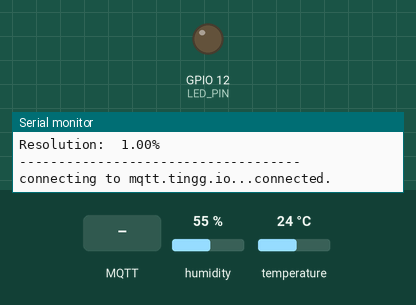
This sketch was run on a simulated ESP32. On the bench: output pins drawn as LEDs (lit = HIGH), the last lines printed to the serial monitor. The test bench sets the inputs (shaded band); at power-on: humidity 55 %, temperature 24 °C. WiFi joins after 1.5 s; servers stay silent unless stated; no MQTT or app messages arrive unless stated.

Above: at 2.7 s.
2.8 s: MQTT message "1" arrives on the first subscribed topic
At 3.2 s:
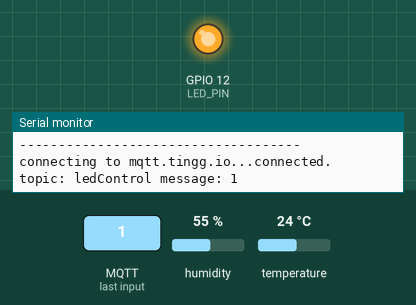
4.3 s: MQTT message "0" arrives on the first subscribed topic
At 5.5 s:
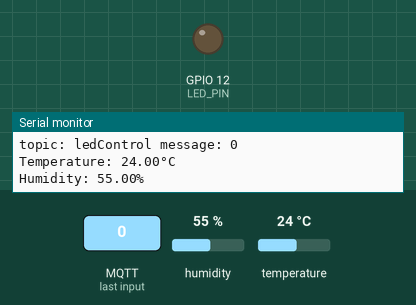
Timing chart, 0 to 7.3 s (numbered marks = the images above; inputs shaded):
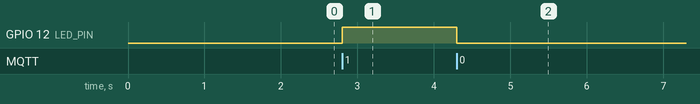

The sketch:

mqtt_esp32_DHT11.ino
```cpp
#include <WiFi.h>
#include <PubSubClient.h>
#include "credentials.h"

#include <Adafruit_Sensor.h>
#include <DHT.h>
#include <DHT_U.h>


#define LED_PIN   12

#define DHTPIN 32     // Digital pin connected to the DHT sensor
#define DHTTYPE    DHT11     // DHT 11

const char* ssid = networkSSID;
const char* password = networkPASSWORD;
const char* mqttServer = mqttSERVER;
const char* mqttUsername = mqttUSERNAME;
const char* mqttPassword = thingKEY;
const char* mqttDeviceId = thingID;

char subTopic[] = "ledControl";     //payload[0] will control/set LED
char pubTopic[] = "ledState";       //payload[0] will have ledState value
char temperatureTopic[] = "temperature";
char humidityTopic[] = "humidity";

WiFiClient wifiClient;
PubSubClient client(wifiClient);
long lastMsg = 0;
char msg[50];
int value = 0;
int ledState = 0;

DHT_Unified dht(DHTPIN, DHTTYPE);


void setup_wifi()
{
  delay(10);

  Serial.println();
  Serial.print("Connecting to wifi ");
  Serial.println(ssid);

  WiFi.begin(ssid, password);

  while (WiFi.status() != WL_CONNECTED)
  {
    delay(500);
    Serial.print(".");
  }

  randomSeed(micros());

  Serial.println("");
  Serial.println("WiFi connected");
  Serial.println("IP address: ");
  Serial.println(WiFi.localIP());
}

void callback(char* topic, byte* payload, unsigned int length)
{
  Serial.print("topic: ");
  Serial.print(topic);
  Serial.print(" message: ");
  for (int i = 0; i < length; i++)
  {
    Serial.print((char)payload[i]);
  }
  Serial.println();

  if ((char)payload[0] == '1')
  {
    digitalWrite(LED_PIN, HIGH);
    ledState = 1;
    char payLoad[1];
    itoa(ledState, payLoad, 10);
    client.publish(pubTopic, payLoad);
  }
  else
  {
    digitalWrite(LED_PIN, LOW);
    ledState = 0;
    char payLoad[1];
    itoa(ledState, payLoad, 10);
    client.publish(pubTopic, payLoad);
  }

}

void reconnect()
{
  while (!client.connected())
  {
    Serial.print("connecting to mqtt.tingg.io...");

    if (client.connect(mqttDeviceId, mqttUsername, mqttPassword))
    {
      Serial.println("connected.");
      client.subscribe(subTopic);
    } else
    {
      Serial.print("failed, rc=");
      Serial.print(client.state());
      Serial.println(" try again in 5 seconds");
      delay(5000);
    }
  }
}

void setup()
{
  pinMode(LED_PIN, OUTPUT);
  Serial.begin(115200);
  setup_wifi();
  client.setServer(mqttServer, 1883);
  client.setCallback(callback);

  dht.begin();
  // Print temperature sensor details.
  sensor_t sensor;
  dht.temperature().getSensor(&sensor);
  Serial.println(F("------------------------------------"));
  Serial.println(F("Temperature Sensor"));
  Serial.print  (F("Sensor Type: ")); Serial.println(sensor.name);
  Serial.print  (F("Driver Ver:  ")); Serial.println(sensor.version);
  Serial.print  (F("Unique ID:   ")); Serial.println(sensor.sensor_id);
  Serial.print  (F("Max Value:   ")); Serial.print(sensor.max_value); Serial.println(F("°C"));
  Serial.print  (F("Min Value:   ")); Serial.print(sensor.min_value); Serial.println(F("°C"));
  Serial.print  (F("Resolution:  ")); Serial.print(sensor.resolution); Serial.println(F("°C"));
  Serial.println(F("------------------------------------"));
  // Print humidity sensor details.
  dht.humidity().getSensor(&sensor);
  Serial.println(F("Humidity Sensor"));
  Serial.print  (F("Sensor Type: ")); Serial.println(sensor.name);
  Serial.print  (F("Driver Ver:  ")); Serial.println(sensor.version);
  Serial.print  (F("Unique ID:   ")); Serial.println(sensor.sensor_id);
  Serial.print  (F("Max Value:   ")); Serial.print(sensor.max_value); Serial.println(F("%"));
  Serial.print  (F("Min Value:   ")); Serial.print(sensor.min_value); Serial.println(F("%"));
  Serial.print  (F("Resolution:  ")); Serial.print(sensor.resolution); Serial.println(F("%"));
  Serial.println(F("------------------------------------"));
}

void loop()
{
  if (!client.connected())
  {
    reconnect();
  }
  client.loop();

  long now = millis();
  if (now - lastMsg > 5000)
  {
    lastMsg = now;
    char payLoad[1];
    itoa(ledState, payLoad, 10);
    client.publish(pubTopic, payLoad);

    // Get temperature event and print its value.
    sensors_event_t event;
    dht.temperature().getEvent(&event);
    if (isnan(event.temperature)) {
      Serial.println(F("Error reading temperature!"));
    }
    else {
      Serial.print(F("Temperature: "));
      float celsius = event.temperature;
      Serial.print(celsius);
      Serial.println(F("°C"));
      client.publish(temperatureTopic, String(celsius).c_str());

    }
    // Get humidity event and print its value.
    dht.humidity().getEvent(&event);
    if (isnan(event.relative_humidity)) {
      Serial.println(F("Error reading humidity!"));
    }
    else {
      Serial.print(F("Humidity: "));
      float humidity = event.relative_humidity;
      Serial.print(humidity);
      Serial.println(F("%"));
      client.publish(humidityTopic, String(humidity).c_str());
    }


  }
}
```

credentials.h
```cpp
char networkSSID[] = "YOUR_WIFI_SSID";
char networkPASSWORD[] = "YOUR_WIFI_PASSWORD";

char mqttSERVER[] = "mqtt.tingg.io";
char mqttUSERNAME[] = "thing";
char thingID[] = "YOUR_THING_ID";
char thingKEY[] = "YOUR_THING_KEY";
```

Measured:
- after the input at 2.8 s, GPIO 12 (LED_PIN): LOW → HIGH at once
- after the input at 4.3 s, GPIO 12 (LED_PIN): HIGH → LOW at once
